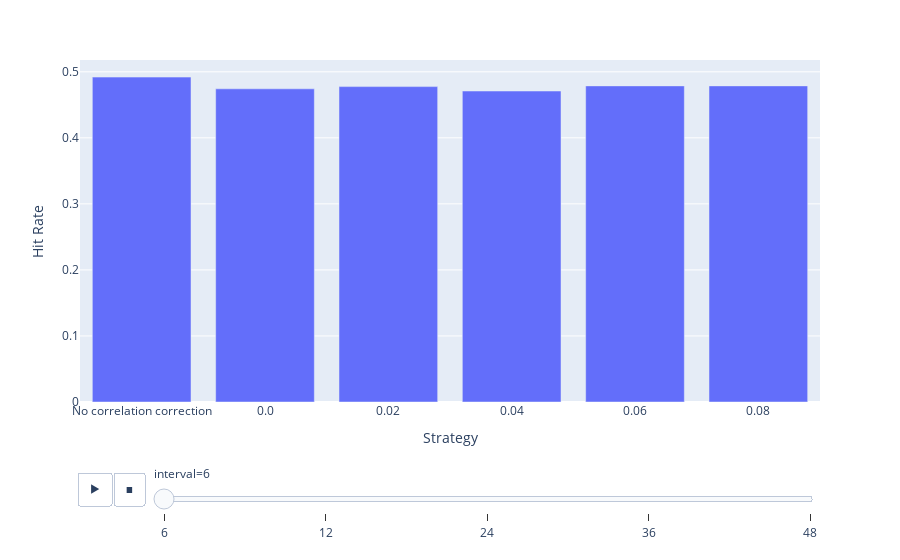

Notebook code cell kept with this figure:
### Code cell
px.bar(final_df,x='Strategy',y='Hit Rate',animation_frame='interval')

### Figure 1 — Plotly figure (JSON) as saved in the notebook; plotly's stock layout.template omitted (floating-point values rounded to 4 significant figures)
{"data": [{"alignmentgroup": "True", "hovertemplate": "interval=6<br>Strategy=%{x}<br>Hit Rate=%{y}<extra></extra>", "legendgroup": "", "marker": {"color": "#636efa", "pattern": {"shape": ""}}, "name": "", "offsetgroup": "", "orientation": "v", "showlegend": false, "textposition": "auto", "type": "bar", "x": ["No correlation correction", "0.0", "0.02", "0.04", "0.06", "0.08"], "xaxis": "x", "y": [0.492, 0.4742, 0.4775, 0.4709, 0.4786, 0.4786], "yaxis": "y"}], "layout": {"barmode": "relative", "legend": {"tracegroupgap": 0}, "margin": {"t": 60}, "sliders": [{"active": 0, "currentvalue": {"prefix": "interval="}, "len": 0.9, "pad": {"b": 10, "t": 60}, "steps": [{"args": [["6"], {"frame": {"duration": 0, "redraw": true}, "fromcurrent": true, "mode": "immediate", "transition": {"duration": 0, "easing": "linear"}}], "label": "6", "method": "animate"}, {"args": [["12"], {"frame": {"duration": 0, "redraw": true}, "fromcurrent": true, "mode": "immediate", "transition": {"duration": 0, "easing": "linear"}}], "label": "12", "method": "animate"}, {"args": [["24"], {"frame": {"duration": 0, "redraw": true}, "fromcurrent": true, "mode": "immediate", "transition": {"duration": 0, "easing": "linear"}}], "label": "24", "method": "animate"}, {"args": [["36"], {"frame": {"duration": 0, "redraw": true}, "fromcurrent": true, "mode": "immediate", "transition": {"duration": 0, "easing": "linear"}}], "label": "36", "method": "animate"}, {"args": [["48"], {"frame": {"duration": 0, "redraw": true}, "fromcurrent": true, "mode": "immediate", "transition": {"duration": 0, "easing": "linear"}}], "label": "48", "method": "animate"}], "x": 0.1, "xanchor": "left", "y": 0, "yanchor": "top"}], "updatemenus": [{"buttons": [{"args": [null, {"frame": {"duration": 500, "redraw": true}, "fromcurrent": true, "mode": "immediate", "transition": {"duration": 500, "easing": "linear"}}], "label": "&#9654;", "method": "animate"}, {"args": [[null], {"frame": {"duration": 0, "redraw": true}, "fromcurrent": true, "mode": "immediate", "transition": {"duration": 0, "easing": "linear"}}], "label": "&#9724;", "method": "animate"}], "direction": "left", "pad": {"r": 10, "t": 70}, "showactive": false, "type": "buttons", "x": 0.1, "xanchor": "right", "y": 0, "yanchor": "top"}], "xaxis": {"anchor": "y", "domain": [0, 1], "title": {"text": "Strategy"}}, "yaxis": {"anchor": "x", "domain": [0, 1], "title": {"text": "Hit Rate"}}}}
